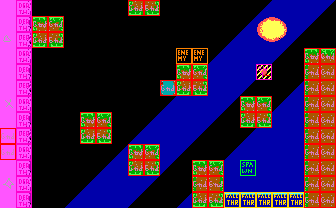

Tiled map render using the project's own tile images. Description and the whole map definition, tile-layer contents included, below:
An orthogonal 21x13 tile map with 16x16 px tiles, 2 tile layers (bg, col), 2 tilesets.

<map version="1.5" tiledversion="1.5.0" orientation="orthogonal" renderorder="right-down" width="21" height="13" tilewidth="16" tileheight="16" infinite="0" nextlayerid="4" nextobjectid="41">
 <properties>
  <property name="music" type="int" value="1" />
 </properties>
 <tileset firstgid="1" source="tileset.tsx" />
 <tileset firstgid="241" source="obj.tsx" />
 <layer id="1" name="bg" width="21" height="13">
  <data encoding="csv">
198,195,18,18,18,18,18,18,182,184,18,18,18,18,18,18,16,45,45,45,36,
198,215,82,84,18,18,18,18,18,18,18,18,18,18,18,16,1,2,45,36,18,
220,235,182,184,18,18,18,18,18,18,18,18,18,18,16,45,21,22,36,18,18,
198,195,18,18,18,18,18,18,18,18,18,18,18,16,45,45,45,36,18,82,83,
198,215,18,18,18,18,18,18,18,18,18,82,84,45,45,45,137,18,18,102,103,
198,235,18,18,18,18,18,18,18,18,61,182,184,45,45,36,18,18,16,102,103,
199,195,18,18,18,18,18,18,18,18,16,45,45,45,36,82,84,16,45,102,103,
198,215,18,18,18,82,84,18,18,16,45,45,45,36,18,182,184,45,45,102,103,
198,235,18,18,18,182,184,18,16,45,45,45,36,18,18,16,45,45,45,102,103,
198,195,18,18,18,18,18,16,82,84,45,36,18,18,16,45,45,45,45,102,103,
198,215,18,18,18,18,16,45,182,184,36,18,82,84,45,45,45,45,45,102,103,
240,195,18,18,18,16,45,45,45,36,18,18,102,104,45,45,45,45,45,102,103,
198,215,18,18,16,45,45,45,36,18,18,16,182,184,65,65,65,65,65,102,103
</data>
 </layer>
 <layer id="2" name="col" width="21" height="13">
  <data encoding="csv">
241,244,241,241,241,241,241,241,242,242,241,241,241,241,241,241,241,241,241,241,241,
241,244,242,242,241,241,241,241,241,241,241,241,241,241,241,241,241,241,241,241,241,
241,244,242,242,241,241,241,241,241,241,241,241,241,241,241,241,241,241,241,241,241,
241,244,241,241,241,241,241,241,241,241,241,246,246,241,241,241,241,241,241,242,242,
241,244,241,241,241,241,241,241,241,241,241,242,242,241,241,241,251,241,241,242,242,
241,244,241,241,241,241,241,241,241,241,242,242,242,241,241,241,241,241,241,242,242,
241,244,241,241,241,241,241,241,241,241,241,241,241,241,241,242,242,241,241,242,242,
241,244,241,241,241,242,242,241,241,241,241,241,241,241,241,242,242,241,241,242,242,
242,244,241,241,241,242,242,241,241,241,241,241,241,241,241,241,241,241,241,242,242,
242,244,241,241,241,241,241,241,242,242,241,241,241,241,241,241,241,241,241,242,242,
241,244,241,241,241,241,241,241,242,242,241,241,242,242,241,243,241,241,241,242,242,
241,244,241,241,241,241,241,241,241,241,241,241,242,242,241,241,241,241,241,242,242,
241,244,241,241,241,241,241,241,241,241,241,241,242,242,245,245,245,245,245,242,242
</data>
 </layer>
 <objectgroup id="3" name="obj" />
</map>
